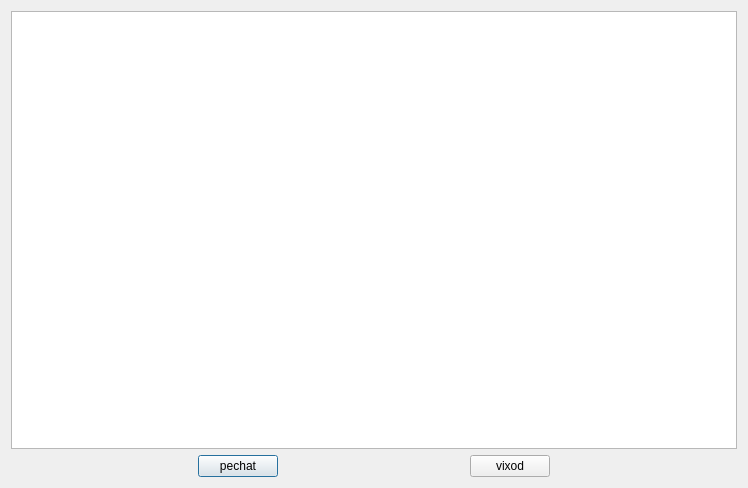
<?xml version="1.0" encoding="UTF-8"?>
<ui version="4.0">
 <class>gpiq_ksroo</class>
 <widget class="QDialog" name="gpiq_ksroo">
  <property name="windowModality">
   <enum>Qt::ApplicationModal</enum>
  </property>
  <property name="geometry">
   <rect>
    <x>0</x>
    <y>0</y>
    <width>748</width>
    <height>488</height>
   </rect>
  </property>
  <property name="windowTitle">
   <string>gpiq_ksroo</string>
  </property>
  <layout class="QVBoxLayout" name="verticalLayout">
   <item>
    <widget class="QTextBrowser" name="gpiq_ksroo_qr">
     <property name="font">
      <font>
       <family>Courier</family>
       <pointsize>10</pointsize>
      </font>
     </property>
    </widget>
   </item>
   <item>
    <layout class="QHBoxLayout" name="horizontalLayout">
     <item>
      <spacer name="horizontalSpacer">
       <property name="orientation">
        <enum>Qt::Horizontal</enum>
       </property>
       <property name="sizeHint" stdset="0">
        <size>
         <width>40</width>
         <height>20</height>
        </size>
       </property>
      </spacer>
     </item>
     <item>
      <widget class="QPushButton" name="gpiq_ksroo_print_c">
       <property name="text">
        <string>pechat</string>
       </property>
      </widget>
     </item>
     <item>
      <spacer name="horizontalSpacer_3">
       <property name="orientation">
        <enum>Qt::Horizontal</enum>
       </property>
       <property name="sizeHint" stdset="0">
        <size>
         <width>40</width>
         <height>20</height>
        </size>
       </property>
      </spacer>
     </item>
     <item>
      <widget class="QPushButton" name="gpiq_ksroo_exit_c">
       <property name="text">
        <string>vixod</string>
       </property>
      </widget>
     </item>
     <item>
      <spacer name="horizontalSpacer_2">
       <property name="orientation">
        <enum>Qt::Horizontal</enum>
       </property>
       <property name="sizeHint" stdset="0">
        <size>
         <width>40</width>
         <height>20</height>
        </size>
       </property>
      </spacer>
     </item>
    </layout>
   </item>
  </layout>
 </widget>
 <resources/>
 <connections/>
</ui>
